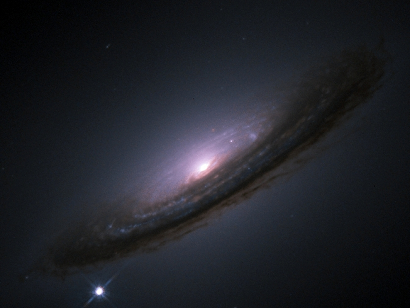
#> input picture Data/rolling-ball-input.png, 410 x 308 px, found by its file name
$ python rollingball.py
#> lines starting #> are read from the running program, lines starting #| are printed output that depends on the picture
# https://pypi.org/project/opencv-rolling-ball/
import cv2 as cv
title_window = 'Rollingball.py'
# be sure to add the package opencv-rolling-ball with Tools/Python/Environment/Packages
from cv2_rolling_ball import subtract_background_rolling_ball
img = cv.imread(f'PythonData/rolling-ball-input.png', 0)
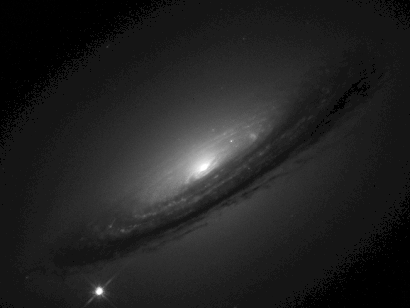
#> img: shape (308, 410); min 0, max 255, mean 33.1
cv.imshow("Python input", img)
cv.waitKey(100)

print("Working on the image...This can take a while even on small images.")
#> (the run stopped early here; a loop or call above may not have finished)
